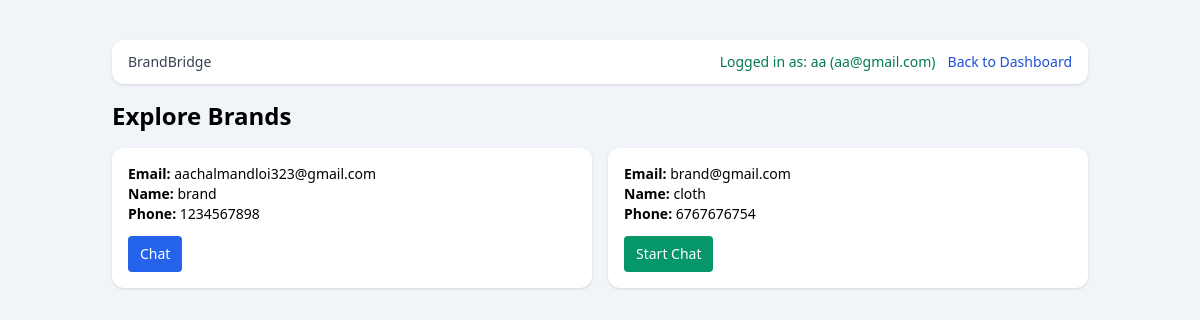
The page /explore/brands (signed in) on the database its author committed.
### app/models.py (models this page shows)
class User(Base):
    __tablename__ = "users"
    id = Column(Integer, primary_key=True, index=True)
    email = Column(String(255), unique=True, nullable=False, index=True)
    password_hash = Column(String(255), nullable=False)
    role = Column(SqlEnum(UserRole), default=UserRole.USER, nullable=False)
    is_active = Column(Boolean, default=True, nullable=False)
    created_at = Column(DateTime, default=datetime.utcnow, nullable=False)
    profile = relationship("Profile", back_populates="user", uselist=False)
    basic_profiles = relationship("BasicProfile", back_populates="user")
    approval_requests = relationship("ProfileApprovalRequest", back_populates="user")
    sent_messages = relationship(
        "Message", back_populates="sender", foreign_keys="Message.sender_id"
    )
    received_messages = relationship(
        "Message", back_populates="receiver", foreign_keys="Message.receiver_id"
    )

class BasicProfile(Base):
    __tablename__ = "basic_profiles"
    __table_args__ = (
        UniqueConstraint("user_id", "profile_type", name="uq_basic_profile_user_type"),
    )
    id = Column(Integer, primary_key=True, index=True)
    user_id = Column(Integer, ForeignKey("users.id"), nullable=False, index=True)
    profile_type = Column(SqlEnum(ProfileType), nullable=False)
    name = Column(String(120), nullable=False)
    phone_number = Column(String(30), nullable=False)
    created_at = Column(DateTime, default=datetime.utcnow, nullable=False)
    updated_at = Column(DateTime, default=datetime.utcnow, nullable=False)
    user = relationship("User", back_populates="basic_profiles")

### app/main.py (the view)
@app.get("/explore/brands", response_class=HTMLResponse)
def explore_brands_page(request: Request, db: Session = Depends(get_db)):
    user = _get_user_from_cookie(request, db)
    if not user:
        return RedirectResponse(url="/?error=Please login first.", status_code=303)
    if not _is_profile_type_approved(db, user.id, models.ProfileType.ADVERTISER):
        return RedirectResponse(
            url="/dashboard?error=Only approved advertisers can explore brands.",
            status_code=303,
        )
    users = (
        db.query(models.User, models.BasicProfile)
        .join(
            models.ProfileApprovalRequest,
            and_(
                models.ProfileApprovalRequest.user_id == models.User.id,
                models.ProfileApprovalRequest.profile_type == models.ProfileType.BRAND,
                models.ProfileApprovalRequest.status == models.ProfileStatus.APPROVED,
            ),
        )
        .outerjoin(
            models.BasicProfile,
            and_(
                models.BasicProfile.user_id == models.User.id,
                models.BasicProfile.profile_type == models.ProfileType.BRAND,
            ),
        )
        .filter(models.User.id != user.id)
        .order_by(models.User.email.asc())
        .all()
    )
    items = []
    for list_user, basic_profile in users:
        items.append(
            {
                "user": list_user,
                "basic_profile": basic_profile,
                "has_chat": _has_existing_conversation(db, user.id, list_user.id),
            }
        )
    return templates.TemplateResponse(
        request,
        "explore_users.html",
        {
            "request": request,
            "user": user,
            "display_name": user.email.split("@")[0],
            "title": "Explore Brands",
            "empty_message": "No approved brands available right now.",
            "items": items,
            "start_chat_endpoint": "/ui/chat/start",
            "success": request.query_params.get("success"),
            "error": request.query_params.get("error"),
        },
    )

### templates/explore_users.html (shortened to what this page needs)
<!DOCTYPE html>
<html lang="en">
<head>
  <script src="https://cdn.tailwindcss.com"></script>
</head>
<body class="bg-slate-100 min-h-screen">
  <main class="max-w-5xl mx-auto px-6 py-10">
    <div class="mb-4 bg-white rounded-xl shadow px-4 py-3 flex items-center justify-between">
      <span class="text-sm text-gray-700 font-medium">BrandBridge</span>
      <div class="flex items-center gap-3">
        <span class="text-sm text-emerald-700">Logged in as: {{ display_name }} ({{ user.email }})</span>
        <a href="/dashboard" class="text-sm text-blue-700">Back to Dashboard</a>
      </div>
    </div>
    <h1 class="text-2xl font-bold mb-4">{{ title }}</h1>
    {% if items %}
      <div class="grid md:grid-cols-2 gap-4">
        {% for item in items %}
          <section class="bg-white rounded-xl shadow p-4">
            <p class="text-sm"><span class="font-semibold">Email:</span> {{ item.user.email }}</p>
            <p class="text-sm"><span class="font-semibold">Name:</span> {{ item.basic_profile.name if item.basic_profile else '-' }}</p>
            <p class="text-sm"><span class="font-semibold">Phone:</span> {{ item.basic_profile.phone_number if item.basic_profile else '-' }}</p>
            <div class="mt-3">
              {% if item.has_chat %}
                <a href="/chat-demo?user_id={{ item.user.id }}" class="inline-block bg-blue-600 text-white px-3 py-2 rounded text-sm">Chat</a>
              {% else %}
                <form action="{{ start_chat_endpoint }}/{{ item.user.id }}" method="post">
                  <button class="bg-emerald-600 text-white px-3 py-2 rounded text-sm">Start Chat</button>
                </form>
              {% endif %}
            </div>
          </section>
        {% endfor %}
      </div>
    {% else %}
      <div class="bg-white rounded-xl shadow p-5 text-sm text-gray-600">{{ empty_message }}</div>
    {% endif %}
  </main>
</body>
</html>

### rows shown on the page
User: email "aa@gmail.com"
User: user.email "aachalmandloi323@gmail.com"
BasicProfile: basic_profile "brand", basic_profile "1234567898"
User: user.email "brand@gmail.com"
BasicProfile: basic_profile "cloth", basic_profile "6767676754"

### other values the page prints
{{ display_name }} "aa"
{{ title }} "Explore Brands"
